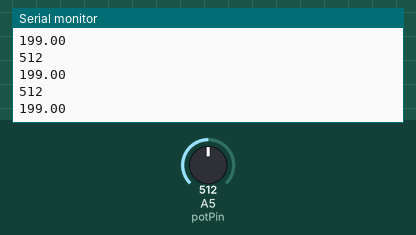
Recording of a sketch running on a simulated Arduino Uno, built with avr-gcc and run on an emulated ATmega328P. On the bench: the last lines printed to the serial monitor. The inputs (shaded band) are chosen by the test bench; at power-on: A5 (potPin) = 512.

Above: at 1.3 s.
1.4 s: A5 (potPin) set to 716
At 1.81 s:
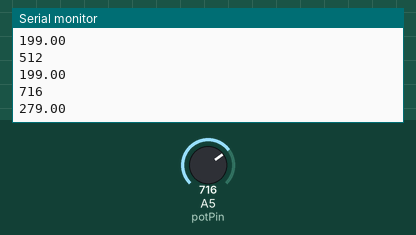
2.9 s: A5 (potPin) set to 900
At 3.31 s:
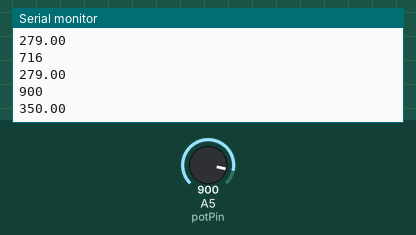
Timing chart, 0 to 5.9 s (numbered marks = the images above; inputs shaded):
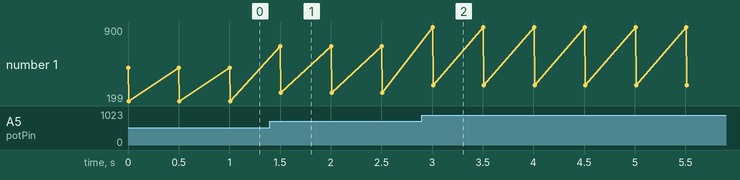

The sketch:

sketch_jan04b.ino
```cpp
#define potPin A5  // pwm or A


void setup() {
  // put your setup code here, to run once:
  Serial.begin(9600);
}

void loop() {
  // put your main code here, to run repeatedly:
  int reading  = analogRead(potPin);  // 0-1023 for 5v, 0-654 for 3.3v
  double UserMaxBrightness = floor(reading/(654.0/255.0));  // 1023/255.0 for 5v
  Serial.println(reading);
  Serial.println(UserMaxBrightness);
  delay(500);
}
```

Measured:
- after the input at 1.4 s, the serial monitor: prints a new line after 0.10 s (image 1)
- after the input at 2.9 s, the serial monitor: prints a new line after 0.11 s (image 2)
- plotted number 1: 199 → 279 after the input at 1.4 s, 279 → 350 after the input at 2.9 s
